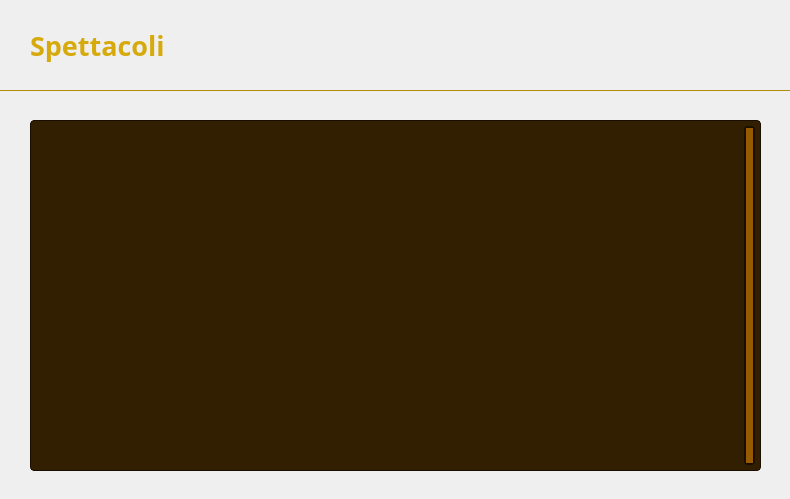
<?xml version="1.0" encoding="UTF-8"?>
<ui version="4.0">
 <class>VistaVisualizzaSpettacoliCliente</class>
 <widget class="QWidget" name="VistaVisualizzaSpettacoliCliente">
  <property name="geometry">
   <rect>
    <x>0</x>
    <y>0</y>
    <width>790</width>
    <height>499</height>
   </rect>
  </property>
  <property name="windowTitle">
   <string>Spettacoli - CineMax</string>
  </property>
  <widget class="QLabel" name="Sfondo">
   <property name="geometry">
    <rect>
     <x>0</x>
     <y>90</y>
     <width>791</width>
     <height>411</height>
    </rect>
   </property>
   <property name="font">
    <font>
     <family>Segoe UI</family>
    </font>
   </property>
   <property name="styleSheet">
    <string notr="true">QLabel {
    background: qlineargradient(
        x1: 0, y1: 1,
        x2: 0, y2: 0,
		stop: 0 #211400,
        stop: 1 #7D4B00
    );
}</string>
   </property>
   <property name="text">
    <string/>
   </property>
  </widget>
  <widget class="QLabel" name="labelTitolo">
   <property name="geometry">
    <rect>
     <x>30</x>
     <y>10</y>
     <width>201</width>
     <height>71</height>
    </rect>
   </property>
   <property name="font">
    <font>
     <family>Segoe UI Variable</family>
     <pointsize>20</pointsize>
     <bold>true</bold>
    </font>
   </property>
   <property name="styleSheet">
    <string notr="true">QLabel {
    color: #D7AA0C;
}</string>
   </property>
   <property name="text">
    <string>Spettacoli</string>
   </property>
   <property name="alignment">
    <set>Qt::AlignmentFlag::AlignLeading|Qt::AlignmentFlag::AlignLeft|Qt::AlignmentFlag::AlignVCenter</set>
   </property>
  </widget>
  <widget class="ClickableLabel" name="labelIndietroButton">
   <property name="geometry">
    <rect>
     <x>700</x>
     <y>10</y>
     <width>63</width>
     <height>61</height>
    </rect>
   </property>
   <property name="text">
    <string/>
   </property>
   <property name="pixmap">
    <pixmap>Viste/Immagini/IndietroButtonCliente.png</pixmap>
   </property>
   <property name="scaledContents">
    <bool>true</bool>
   </property>
  </widget>
  <widget class="QLabel" name="labelBarra">
   <property name="geometry">
    <rect>
     <x>0</x>
     <y>0</y>
     <width>791</width>
     <height>91</height>
    </rect>
   </property>
   <property name="styleSheet">
    <string notr="true">QLabel {
    background: qlineargradient(
        x1: 0, y1: 1,
        x2: 0, y2: 0,
        stop: 0 #965A00,
        stop: 1 #B46E00
    );
    border: 1px solid #AF8C0A;
    border-top: none;
    border-left: none;
    border-right: none;
}</string>
   </property>
   <property name="text">
    <string/>
   </property>
  </widget>
  <widget class="QTableView" name="tableViewSpettacoli">
   <property name="geometry">
    <rect>
     <x>30</x>
     <y>120</y>
     <width>731</width>
     <height>351</height>
    </rect>
   </property>
   <property name="styleSheet">
    <string notr="true">QTableView {
    background-color: #321E00;
    color: #965A00;
    border: 1px solid #190E00;
    border-radius: 4px;
    font-size: 11px;
}

QTableView:focus {
    outline: none;
}

QHeaderView::section {
    background-color: #5A3400;
    color: #C87800;
    border: 1px solid #3B1C00;
	border-left: none;
    border-right: none;
	text-align: left;
    padding: 3px;
}

QTableView::item {
	border: 1px solid #190E00;
    border-left: none;
    border-right: none;
	border-bottom: none;
}

QTableView::item:selected {
    background-color: #C86400;
    color: #FF7800;
}

QTableView QScrollBar:vertical {
        background: #B46E00;
        border: 2px solid #190E00;
        border-radius: 4px;
        width: 21px;
        margin: 5px;
}

QTableView QScrollBar::handle:vertical {
	background: #965A00;
    min-height: 20px;
    border-radius: 4px;
}

QTableView QScrollBar::handle:vertical:hover {
     background: #C86400;
}

QTableView QScrollBar::add-line:vertical, QScrollBar::sub-line:vertical {
	background: none;
    border: none;
}</string>
   </property>
   <property name="verticalScrollBarPolicy">
    <enum>Qt::ScrollBarPolicy::ScrollBarAlwaysOn</enum>
   </property>
   <property name="horizontalScrollBarPolicy">
    <enum>Qt::ScrollBarPolicy::ScrollBarAlwaysOff</enum>
   </property>
   <property name="sizeAdjustPolicy">
    <enum>QAbstractScrollArea::SizeAdjustPolicy::AdjustToContents</enum>
   </property>
   <property name="tabKeyNavigation">
    <bool>false</bool>
   </property>
   <property name="showDropIndicator" stdset="0">
    <bool>false</bool>
   </property>
   <property name="dragDropOverwriteMode">
    <bool>false</bool>
   </property>
   <property name="selectionMode">
    <enum>QAbstractItemView::SelectionMode::SingleSelection</enum>
   </property>
   <property name="selectionBehavior">
    <enum>QAbstractItemView::SelectionBehavior::SelectRows</enum>
   </property>
   <property name="showGrid">
    <bool>false</bool>
   </property>
   <property name="cornerButtonEnabled">
    <bool>false</bool>
   </property>
   <attribute name="horizontalHeaderHighlightSections">
    <bool>false</bool>
   </attribute>
   <attribute name="verticalHeaderVisible">
    <bool>false</bool>
   </attribute>
   <attribute name="verticalHeaderMinimumSectionSize">
    <number>25</number>
   </attribute>
   <attribute name="verticalHeaderDefaultSectionSize">
    <number>25</number>
   </attribute>
   <attribute name="verticalHeaderHighlightSections">
    <bool>false</bool>
   </attribute>
  </widget>
  <zorder>Sfondo</zorder>
  <zorder>tableViewSpettacoli</zorder>
  <zorder>labelBarra</zorder>
  <zorder>labelIndietroButton</zorder>
  <zorder>labelTitolo</zorder>
 </widget>
 <customwidgets>
  <customwidget>
   <class>ClickableLabel</class>
   <extends>QLabel</extends>
   <header>clickablelabel.h</header>
  </customwidget>
 </customwidgets>
 <resources/>
 <connections/>
</ui>
